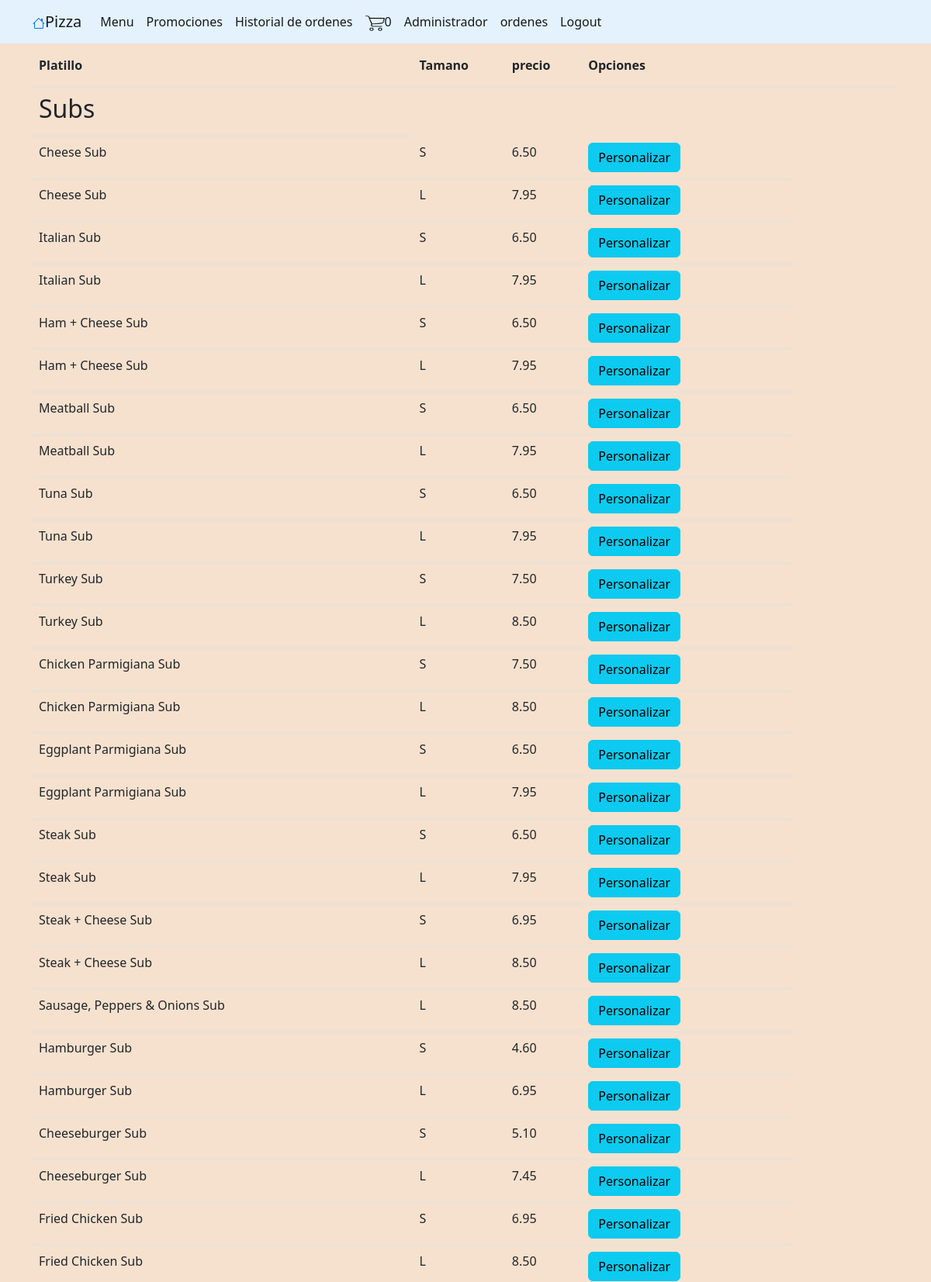
Screenshot of / (signed in, upper part) with the database file from the repository.
### orders/models.py (models this page shows, shortened)
class Menu_Item(models.Model):
    MENU_CATEGORIES = (
    ('Pizza', 'Pizza'),
    ('Pasta', 'Pasta'),
    ('Subs', 'Subs'),
    ('Salad', 'Salad'),
    ('Dinner_Platter', 'Dinner_Platter'),
    ('Topping', 'Topping'),
    ('Extra', 'Extra'),
    ('Dessert', 'Dessert'),
    ('Pastry', 'Pastry'),
    ('Main', 'Main'),
    ('Appetizer', 'Appetizer'),
    ('Side', 'Side'),
    ('Miscellaneous', 'Miscellaneous')
    )
    SIZE_CATEGORIES = (
    ('Sm', 'Small'),
    ('Md', 'Medium'),
    ('Lg', 'Large'),
    ('XL', 'Extra_Large')
    )
    category = models.CharField(max_length=36, null=True, blank=True,
                                choices=MENU_CATEGORIES,
                                help_text='Categoría del elemento del menú.')
    name = models.CharField(max_length=128,
                            help_text='Nombre del elemento del menú')
    price =  models.DecimalField(max_digits=4, null=True, blank=True,
                                decimal_places=2, default=0.00)
    sizes = models.CharField(max_length=4, null=True, blank=True,
                                choices=SIZE_CATEGORIES,
                                help_text='Ingrese el tamaños \
                                            del elemento del menú')
    toppings = models.CharField( max_length=400, blank=True, null=True,
                                help_text='Introducir ingredientes')
    num_toppings = models.CharField(max_length=10, blank=True, null=True)

### orders/views.py (the view)
# urls.py: path("", views.index, name="index"),
@login_required()
def index(request):
    if not request.user.is_authenticated:
        return render(request, "orders/login.html")
    menu_items = Menu_Item.objects.exclude(category__icontains="Topping") \
    .exclude(category__icontains="Extra")
    filtered_orders = Order.objects.filter(owner=request.user.profile, is_ordered=False)
    current_order_products = []
    item_count = 0
    if filtered_orders.exists():
        user_order = filtered_orders[0]
        user_order_items = user_order.ordered_items.all()
        current_order_products = [menu_item.menu_item for menu_item in user_order_items]
        item_count = user_order.ordered_items.count()
    context ={
        'current_order_products': current_order_products,
        'item_count': item_count,
        "user": request.user,
        "menu_item": menu_items.order_by('-category')
    }
    return render(request, "orders/index.html", context)

### orders/templates/orders/index.html (shortened to what this page needs)
{% extends "orders/layout.html" %}
{%block template%}
<div class="col-12">
  <table class="table">
    <thead>
      <tr>
        <th scope="col" class="py-3 bg-cyan-800">Platillo </th>
        <th scope="col" class="py-3 bg-cyan-800">Tamano</th>
        <th scope="col" class="py-3 bg-cyan-800">precio</th>
        <th scope="col" class="py-3 bg-cyan-800">Opciones</th>
        <th scope="col" class="py-3 bg-cyan-800 text-cyan-800"> </th>
      </tr>
    </thead>
    <tbody>
      {% for item in menu_item %}
        {% ifchanged item.category %}
          <tr id="{{item.category}}">
            <th scope="col">
              <h2> {{ item.category }} </h2>
            </th>
          </tr>
        {% endifchanged %}
      <tr>
        <td >{{item.name}}</td>
        <td >{{item.sizes}}</td>
        <td >{{item.price}}</td>
        {% if item.category == "Pizza" and "Topping" in item.name %}
        <td >
          <a class="btn btn-info" href="{% url 'orders:customize_order' item.name %}">Personalizar</a>
        </td>
        {% elif item.category == "Subs" %}
        <td ><a class="btn btn-info" href="{% url 'orders:customize_order' item.name %} ">Personalizar</a>
        </td>
        {% endif %}
      </tr>
      {% endfor %}
    </tbody>
  </table>
</div>
{% endblock %}

### orders/static/style/style.css (style rules this page uses)
#body { background-color: #f5e1ce !important; }

### rows the page displays
Menu_Item: category "Subs", name "Cheese Sub", sizes "S", price "6.50", shows "Personalizar"
Menu_Item: name "Cheese Sub", sizes "L", price "7.95", category "Personalizar"
Menu_Item: name "Italian Sub", sizes "S", price "6.50", category "Personalizar"
Menu_Item: name "Italian Sub", sizes "L", price "7.95", category "Personalizar"
Menu_Item: name "Ham + Cheese Sub", sizes "S", price "6.50", category "Personalizar"
Menu_Item: name "Ham + Cheese Sub", sizes "L", price "7.95", category "Personalizar"
Menu_Item: name "Meatball Sub", sizes "S", price "6.50", category "Personalizar"
Menu_Item: name "Meatball Sub", sizes "L", price "7.95", category "Personalizar"
Menu_Item: name "Tuna Sub", sizes "S", price "6.50", category "Personalizar"
Menu_Item: name "Tuna Sub", sizes "L", price "7.95", category "Personalizar"
Menu_Item: name "Turkey Sub", sizes "S", price "7.50", category "Personalizar"
Menu_Item: name "Turkey Sub", sizes "L", price "8.50", category "Personalizar"
Menu_Item: name "Chicken Parmigiana Sub", sizes "S", price "7.50", category "Personalizar"
Menu_Item: name "Chicken Parmigiana Sub", sizes "L", price "8.50", category "Personalizar"
Menu_Item: name "Eggplant Parmigiana Sub", sizes "S", price "6.50", category "Personalizar"
Menu_Item: name "Eggplant Parmigiana Sub", sizes "L", price "7.95", category "Personalizar"
Menu_Item: name "Steak Sub", sizes "S", price "6.50", category "Personalizar"
Menu_Item: name "Steak Sub", sizes "L", price "7.95", category "Personalizar"
Menu_Item: name "Steak + Cheese Sub", sizes "S", price "6.95", category "Personalizar"
Menu_Item: name "Steak + Cheese Sub", sizes "L", price "8.50", category "Personalizar"
Menu_Item: name "Sausage, Peppers & Onions Sub", sizes "L", price "8.50", category "Personalizar"
Menu_Item: name "Hamburger Sub", sizes "S", price "4.60", category "Personalizar"
Menu_Item: name "Hamburger Sub", sizes "L", price "6.95", category "Personalizar"
Menu_Item: name "Cheeseburger Sub", sizes "S", price "5.10", category "Personalizar"
Menu_Item: name "Cheeseburger Sub", sizes "L", price "7.45", category "Personalizar"
Menu_Item: name "Fried Chicken Sub", sizes "S", price "6.95", category "Personalizar"
Menu_Item: name "Fried Chicken Sub", sizes "L", price "8.50", category "Personalizar"

### other values shown
{{ item_count }} "0"
